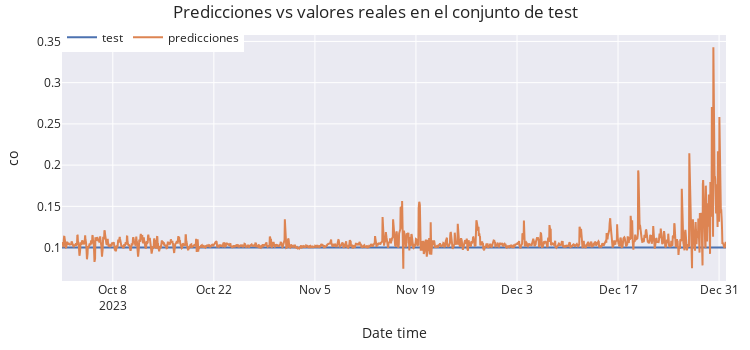

Here is the notebook cell this chart was saved with:
### Code cell
# Gráfico de las predicciones vs valores reales en el conjunto de test
# ==============================================================================
fig = go.Figure()
trace1 = go.Scatter(x=data_test.index, y=data_test['co'], name="test", mode="lines")
trace2 = go.Scatter(x=predictions.index, y=predictions['co'], name="predicciones", mode="lines")
fig.add_trace(trace1)
fig.add_trace(trace2)
fig.update_layout(
    title="Predicciones vs valores reales en el conjunto de test",
    xaxis_title="Date time",
    yaxis_title="co",
    width=750,
    height=350,
    margin=dict(l=20, r=20, t=35, b=20),
    legend=dict(
        orientation="h",
        yanchor="top",
        y=1.05,
        xanchor="left",
        x=0
    )
)
fig.show()

### Figure 1 — Plotly figure (JSON) as saved in the notebook; plotly's stock layout.template omitted (floating-point values rounded to 4 significant figures; data arrays with more than 128 entries replaced by an {"elided": "..."} marker saying what was removed)
{"data": [{"mode": "lines", "name": "test", "type": "scatter", "x": {"elided": "2209 str values"}, "y": {"elided": "2209 float values"}}, {"mode": "lines", "name": "predicciones", "type": "scatter", "x": {"elided": "2208 str values"}, "y": {"elided": "2208 float values"}}], "layout": {"height": 350, "legend": {"orientation": "h", "x": 0, "xanchor": "left", "y": 1.05, "yanchor": "top"}, "margin": {"b": 20, "l": 20, "r": 20, "t": 35}, "title": {"text": "Predicciones vs valores reales en el conjunto de test"}, "width": 750, "xaxis": {"title": {"text": "Date time"}}, "yaxis": {"title": {"text": "co"}}}}
